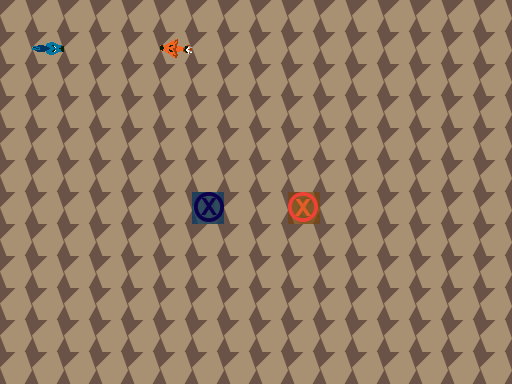

This game map was drawn from its Tiled (.tmx) file and the tilesets committed beside it. A one-line description and the full map source follow:
An orthogonal 16x12 tile map with 32x32 px tiles, 3 tile layers (Ground, Obstacles, Objects), 1 hidden layer not drawn.

<map version="1.0" orientation="orthogonal" renderorder="right-down" width="16" height="12" tilewidth="32" tileheight="32" nextobjectid="6">
 <tileset firstgid="1" name="TilesetPlaceholder" tilewidth="32" tileheight="32" tilecount="240" columns="10">
  <image source="../../../Tileset.png" width="320" height="768" />
 </tileset>
 <layer name="Ground" width="16" height="12">
  <data encoding="csv">
17,17,17,17,17,17,17,17,17,17,17,17,17,17,17,17,
17,17,17,17,17,17,17,17,17,17,17,17,17,17,17,17,
17,17,17,17,17,17,17,17,17,17,17,17,17,17,17,17,
17,17,17,17,17,17,17,17,17,17,17,17,17,17,17,17,
17,17,17,17,17,17,17,17,17,17,17,17,17,17,17,17,
17,17,17,17,17,17,17,17,17,17,17,17,17,17,17,17,
17,17,17,17,17,17,17,17,17,17,17,17,17,17,17,17,
17,17,17,17,17,17,17,17,17,17,17,17,17,17,17,17,
17,17,17,17,17,17,17,17,17,17,17,17,17,17,17,17,
17,17,17,17,17,17,17,17,17,17,17,17,17,17,17,17,
17,17,17,17,17,17,17,17,17,17,17,17,17,17,17,17,
17,17,17,17,17,17,17,17,17,17,17,17,17,17,17,17
</data>
 </layer>
 <layer name="Obstacles" width="16" height="12">
  <data encoding="csv">
0,0,0,0,0,0,0,0,0,0,0,0,0,0,0,0,
0,0,0,0,0,0,0,0,0,0,0,0,0,0,0,0,
0,0,0,0,0,0,0,0,0,0,0,0,0,0,0,0,
0,0,0,0,0,0,0,0,0,0,0,0,0,0,0,0,
0,0,0,0,0,0,0,0,0,0,0,0,0,0,0,0,
0,0,0,0,0,0,0,0,0,0,0,0,0,0,0,0,
0,0,0,0,0,0,0,0,0,0,0,0,0,0,0,0,
0,0,0,0,0,0,0,0,0,0,0,0,0,0,0,0,
0,0,0,0,0,0,0,0,0,0,0,0,0,0,0,0,
0,0,0,0,0,0,0,0,0,0,0,0,0,0,0,0,
0,0,0,0,0,0,0,0,0,0,0,0,0,0,0,0,
0,0,0,0,0,0,0,0,0,0,0,0,0,0,0,0
</data>
 </layer>
 <layer name="Objects" width="16" height="12">
  <data encoding="csv">
0,0,0,0,0,0,0,0,0,0,0,0,0,0,0,0,
0,2684354752,0,0,0,1610612927,0,0,0,0,0,0,0,0,0,0,
0,0,0,0,0,0,0,0,0,0,0,0,0,0,0,0,
0,0,0,0,0,0,0,0,0,0,0,0,0,0,0,0,
0,0,0,0,0,0,0,0,0,0,0,0,0,0,0,0,
0,0,0,0,0,0,0,0,0,0,0,0,0,0,0,0,
0,0,0,0,0,0,182,0,0,181,0,0,0,0,0,0,
0,0,0,0,0,0,0,0,0,0,0,0,0,0,0,0,
0,0,0,0,0,0,0,0,0,0,0,0,0,0,0,0,
0,0,0,0,0,0,0,0,0,0,0,0,0,0,0,0,
0,0,0,0,0,0,0,0,0,0,0,0,0,0,0,0,
0,0,0,0,0,0,0,0,0,0,0,0,0,0,0,0
</data>
 </layer>
 <layer name="Solution" width="16" height="12" visible="0">
  <data encoding="csv">
0,0,0,0,0,0,0,0,0,0,0,0,0,0,0,0,
0,0,0,0,0,0,0,0,0,0,0,0,0,0,0,0,
0,0,0,0,0,0,0,0,0,0,0,0,0,0,0,0,
0,0,0,0,0,0,0,0,0,223,223,223,223,0,0,0,
0,0,0,0,0,0,0,0,0,223,0,0,223,0,0,0,
0,0,0,0,0,0,0,0,0,223,0,0,223,0,0,0,
0,0,0,0,0,0,0,0,0,223,0,0,223,0,0,0,
0,0,0,0,0,0,0,0,0,223,0,0,223,0,0,0,
0,0,0,0,0,0,0,0,0,223,0,0,223,0,0,0,
0,0,0,0,0,0,0,0,0,223,223,223,0,0,0,0,
0,0,0,0,0,0,0,0,0,0,0,0,0,0,0,0,
0,0,0,0,0,0,0,0,0,0,0,0,0,0,0,0
</data>
 </layer>
</map>
